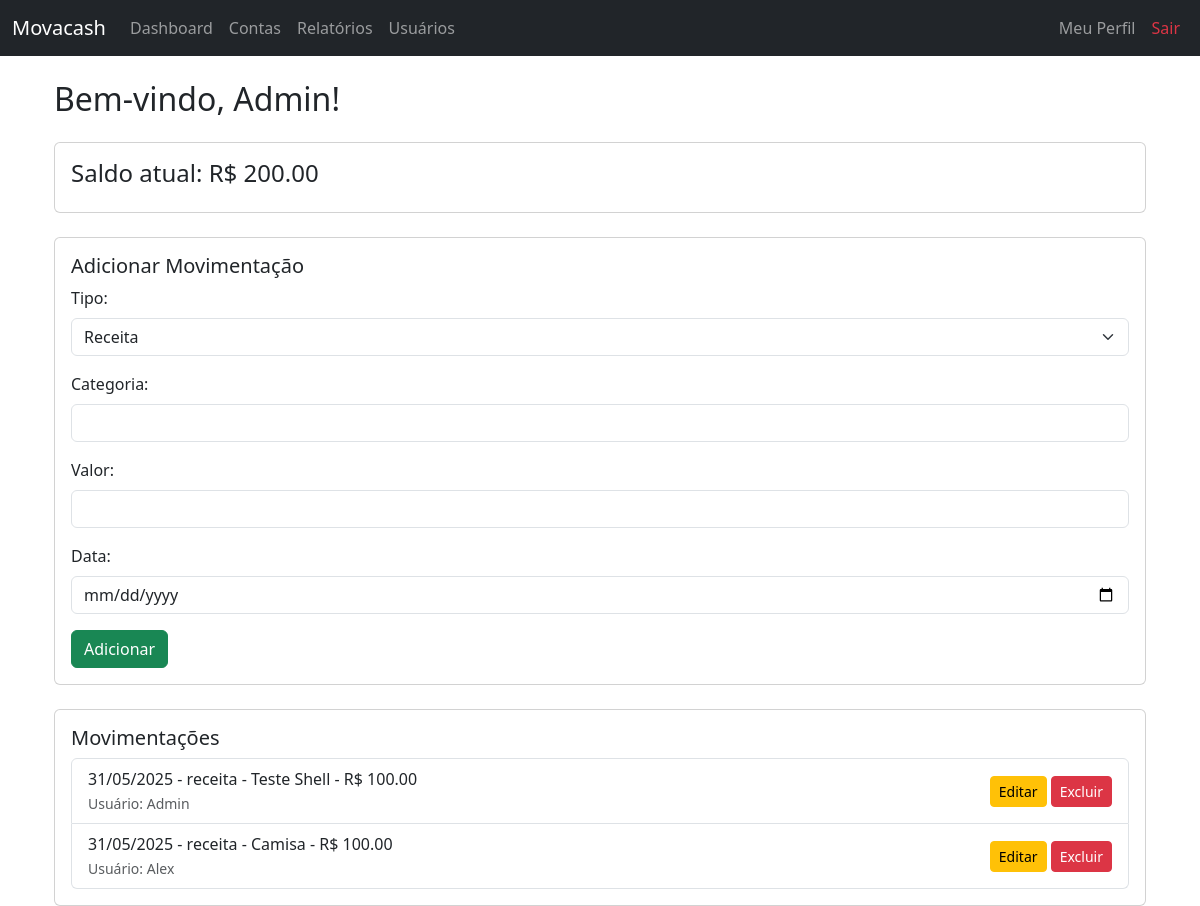
/dashboard (signed in), run on the app's committed database.
### app/models.py (models this page shows)
class Usuario(db.Model):
    id = db.Column(db.Integer, primary_key=True)
    nome = db.Column(db.String(100), nullable=False)
    email = db.Column(db.String(100), unique=True, nullable=False)
    senha = db.Column(db.String(100), nullable=False)
    tipo = db.Column(db.String(20), nullable=False, default='vendedor')

class Movimentacao(db.Model):
    id = db.Column(db.Integer, primary_key=True)
    tipo = db.Column(db.String(10), nullable=False)  # receita ou despesa
    categoria = db.Column(db.String(50), nullable=False)
    valor = db.Column(db.Float, nullable=False)
    data = db.Column(db.Date, nullable=False)
    usuario_id = db.Column(db.Integer, db.ForeignKey('usuario.id'))
    usuario = db.relationship('Usuario', backref='movimentacoes')  # ← ESSA LINHA É ESSENCIAL

### app/routes.py (the view, shortened to what this page needs)
@bp.route('/dashboard', methods=['GET', 'POST'])
@login_obrigatorio
def dashboard():
    usuario_id = session['usuario_id']
    usuario = Usuario.query.get(usuario_id)
    if usuario.tipo == 'admin':
        movimentacoes = db.session.query(Movimentacao).options(joinedload(Movimentacao.usuario)).order_by(Movimentacao.data.desc()).all()
    else:
        movimentacoes = Movimentacao.query.filter_by(usuario_id=usuario_id).order_by(Movimentacao.data.desc()).all()
    saldo = sum(m.valor if m.tipo == 'receita' else -m.valor for m in movimentacoes)
    mov_list = [
        (m.tipo, m.categoria, m.valor, m.data, m.id, m.usuario.nome if usuario.tipo == 'admin' else None)
        for m in movimentacoes
    ]
    return render_template('dashboard.html', usuario=usuario.nome, saldo=saldo, movimentacoes=mov_list)

### app/utils.py (called while the page is built)
def login_obrigatorio(f):
    @wraps(f)
    def decorated_function(*args, **kwargs):
        if 'usuario_id' not in session:
            return redirect(url_for('main.login'))
        return f(*args, **kwargs)
    return decorated_function

### app/templates/dashboard.html (shortened to what this page needs)
{% extends "base.html" %}
{% block content %}
<div class="container mt-4">
    <h2 class="mb-4">Bem-vindo, {{ usuario }}!</h2>
    <div class="card mb-4">
        <div class="card-body">
            <h4 class="card-title">Saldo atual: R$ {{ "%.2f"|format(saldo) }}</h4>
        </div>
    </div>
    <div class="card mb-4">
        <div class="card-body">
            <h5 class="card-title">Adicionar Movimentação</h5>
            <form method="POST">
                <div class="mb-3">
                    <label class="form-label">Tipo:</label>
                    <select name="tipo" class="form-select" required>
                        <option value="receita">Receita</option>
                    </select>
                </div>
                <div class="mb-3">
                    <label class="form-label">Categoria:</label>
                    <input type="text" name="categoria" class="form-control" required>
                </div>
                <div class="mb-3">
                    <label class="form-label">Valor:</label>
                    <input type="number" name="valor" step="0.01" class="form-control" required>
                </div>
                <div class="mb-3">
                    <label class="form-label">Data:</label>
                    <input type="date" name="data" class="form-control">
                </div>
                <button type="submit" class="btn btn-success">Adicionar</button>
            </form>
        </div>
    </div>
    <div class="card">
        <div class="card-body">
            <h5 class="card-title">Movimentações</h5>
            {% if movimentacoes %}
                <ul class="list-group">
                    {% for tipo, categoria, valor, data, id, dono in movimentacoes %}
                        <li class="list-group-item d-flex justify-content-between align-items-center">
                            <div>
                                {{ data.strftime('%d/%m/%Y') }} - {{ tipo }} - {{ categoria }} - R$ {{ "%.2f"|format(valor) }}
                                {% if dono %}
                                    <br><small class="text-muted">Usuário: {{ dono }}</small>
                                {% endif %}
                            </div>
                            <span>
                                <a href="{{ url_for('main.editar_movimentacao', id=id) }}" class="btn btn-sm btn-warning">Editar</a>
                                <a href="{{ url_for('main.excluir_movimentacao', id=id) }}"
                                   class="btn btn-sm btn-danger"
                                   onclick="return confirm('Tem certeza que deseja excluir esta movimentação?');">
                                    Excluir
                                </a>
                            </span>
                        </li>
                    {% endfor %}
                </ul>
            {% else %}
                <p class="text-muted">Nenhuma movimentação registrada ainda.</p>
            {% endif %}
        </div>
    </div>
</div>
{% endblock %}

### data on the page
Usuario: nome "Admin", movimentacoes "Admin"
Movimentacao: strftime "31/05/2025", movimentacoes "receita", movimentacoes "Teste Shell", valor "100.00"
Movimentacao: strftime "31/05/2025", tipo "receita", categoria "Camisa", valor "100.00", nome "Alex"

### other printed values
{{ "%.2f"|format(saldo) }} "200.00"
